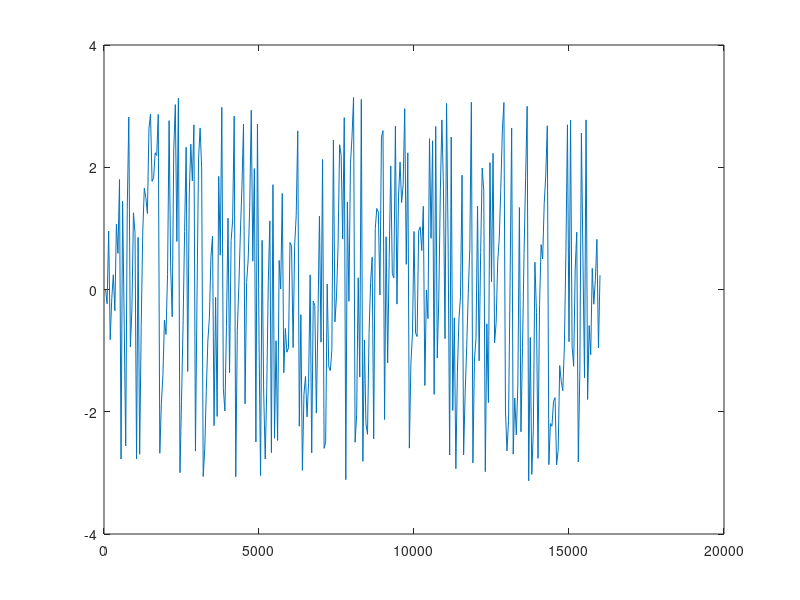

This figure's MATLAB source:
for n=1:320,
    x(n) = sin(2*pi*50*n/320);
end
xF = fft(x);

magSpec = abs(xF);
phaseSpec = angle(xF);

fs = 16000;
f=[fs/320:fs/320:fs];

plot(f,phaseSpec);